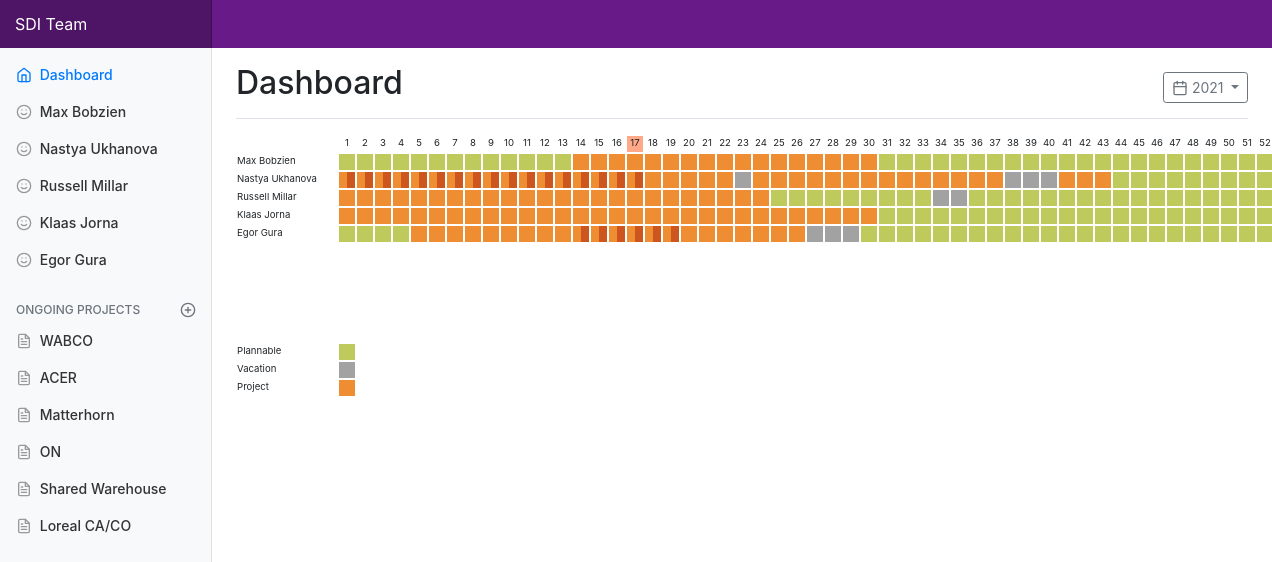
The page / on the database its author committed.
### tables this page shows
CREATE TABLE "projects" (
	"id"	INTEGER NOT NULL UNIQUE,
	"title"	TEXT NOT NULL,
	"country"	TEXT NOT NULL,
	"start"	TEXT NOT NULL,
	"end"	TEXT NOT NULL,
	PRIMARY KEY("id" AUTOINCREMENT)
);

### server.py (the view)
@app.route("/")
def home():
    thisweek = dt.datetime.now().isocalendar()[1]
    db = TeamDB(dbtype=SQLITE, dbname='team.sqlite')
    query = """select tm.id, tm.name || ' ' || tm.last_name name
                from team_members tm"""
    dataset = db.return_rows(query)
    guys = [{"id": n[0], "name": n[1], "plan": {}} for n in dataset]
    for guy in guys:
        query = f"select 'Vacation', v.start, v.end, v.id " \
                f"from vacations v " \
                f"where v.team_member = {guy['id']} " \
                f"UNION " \
                f"select p.title, a.start, a.end, p.id " \
                f"from assignments a " \
                f"left join projects p on p.id = a.project " \
                f"where a.team_member = {guy['id']} "
        plans = create_plans(db.return_rows(query))
        guy["plan"] = plans
    query = """SELECT * from projects"""
    projects = db.return_rows(query)
    return render_template("index.html", guys=guys, thisweek=thisweek, projects=projects)

### dbmanager.py (called while the page is built)
    def return_rows(self, query=''):
        rows = []
        if query == '':
            return 'Nothing happened'
        with self.db_engine.connect() as connection:
            try:
                result = connection.execute(query)
            except Exception as e:
                return e
            else:
                for row in result:
                    rows.append(row)
                result.close()
                return rows

### server.py (called while the page is built)
def create_plans(plans):
    plns = {}
    for plan in plans:
        if plan[0] == 'Vacation':
            val = {"type": "V", "id": plan[3]}
        else:
            val = {"type": "P", "project": plan[0], "id": plan[3]}
        begin = dt.datetime.fromisoformat(plan[1]).isocalendar()[1]
        end = dt.datetime.fromisoformat(plan[2]).isocalendar()[1]
        if begin == 53 and begin > end:
            begin = 1
        for w in range(begin, end + 1):
            if w in plns:  # adding another plan for the same week
                plns[w].append(val)
            else:
                plns[w] = [val]
    return plns

### templates/index.html (shortened to what this page needs)
<!doctype html>
<html lang="en">
  <head>
    <link rel="stylesheet" href="https://maxcdn.bootstrapcdn.com/bootstrap/4.0.0/css/bootstrap.min.css">
    <link href="{{url_for('.static',filename='css/style.css')}}" rel="stylesheet">
  </head>
  <body>
    <nav class="navbar navbar-dark sticky-top flex-md-nowrap p-0">
      <a class="navbar-brand col-sm-3 col-md-2 mr-0" href="#">SDI Team</a>
    </nav>
    <div class="container-fluid">
      <div class="row">
        <nav class="col-md-2 d-none d-md-block bg-light sidebar">
          <div class="sidebar-sticky">
            <ul class="nav flex-column">
              <li class="nav-item">
                <a class="nav-link active" href="{{url_for('home')}}">
                  <span data-feather="home"></span>
                  Dashboard <span class="sr-only">(current)</span>
                </a>
              </li>
                {% for guy in guys %}
              <li class="nav-item">
                <a class="nav-link" href="" data-toggle="modal" data-target="#personalCard" data-id="{{guy.id}}" data-person="{{guy.name}}">
                  <span data-feather="smile"></span>
                    {{guy.name}}
                </a>
              </li>
                {% endfor %}
            </ul>
              <h6 class="sidebar-heading d-flex justify-content-between align-items-center px-3 mt-4 mb-1 text-muted">
              <span>Ongoing projects</span>
              <a class="d-flex align-items-center text-muted" href="#">
                <span data-feather="plus-circle"></span>
              </a>
            </h6>
            <ul class="nav flex-column mb-2">
                {% for project in projects %}
              <li class="nav-item">
                <a class="nav-link" href="#">
                  <span data-feather="file-text"></span>
                    {{project.title}}
                </a>
              </li>
                {% endfor %}
            </ul>
          </div>
        </nav>
        <main role="main" class="col-md-9 ml-sm-auto col-lg-10 pt-3 px-4">
          <div class="d-flex justify-content-between flex-wrap flex-md-nowrap align-items-center pb-2 mb-3 border-bottom">
            <h1 class="h2">Dashboard</h1>
            <div class="btn-toolbar mb-2 mb-md-0">
              <button class="btn btn-sm btn-outline-secondary dropdown-toggle">
                <span data-feather="calendar"></span>
                2021
              </button>
            </div>
          </div>
            <table class="weeks">
                <tr>
                    <td></td>
                    {% for i in range(1, 53) %}
                    <td>
                        <div class="weekcell {% if loop.index == thisweek %}todaycell{% endif %}">
                            {{loop.index}}
                        </div>
                    </td>
                    {% endfor %}
                </tr>
                {% for guy in guys %}
                <tr>
                    <td>
                        <div class="namecell">{{guy.name}}</div>
                    </td>
                    {% for i in range(1, 53) %}
                    <td>
                        {% if loop.index in guy.plan %}
                            {% if guy.plan[loop.index][0].type == "V" %}
                            <div class="vacationcell" data-week={{loop.index}}
                                 data-guy="{{guy.id}}" data-project="{{guy.plan[loop.index][0].id}}"></div>
                            {% elif guy.plan[loop.index]|length() == 1 %}
                            <div class="projectcell" data-toggle="tooltip" data-placement="bottom"
                                 title="{{guy.plan[loop.index][0].project}}" data-week={{loop.index}}
                                 data-guy="{{guy.id}}" data-project="{{guy.plan[loop.index][0].id}}"></div>
                            {% elif guy.plan[loop.index]|length() > 1 %}
                            <div class="dbl-projectcell-left" data-toggle="tooltip" data-placement="bottom"
                                 title="{{guy.plan[loop.index][0].project}}" data-week={{loop.index}}
                                 data-guy="{{guy.id}}" data-project="{{guy.plan[loop.index][0].id}}"></div>
                            <div class="dbl-projectcell-right" data-toggle="tooltip" data-placement="bottom"
                                 title="{{guy.plan[loop.index][1].project}}" data-week={{loop.index}}
                                 data-guy="{{guy.id}}" data-project="{{guy.plan[loop.index][1].id}}"></div>
                        {% endif %}
                        {% else %}
                        <div class="emptycell" data-week={{loop.index}} data-guy="{{guy.id}}"></div>
                        {% endif %}
                    </td>
                    {% endfor %}
                </tr>
                {% endfor %}
            </table>
            <table class="legend">
                <tr>
                    <td><div class="namecell">Plannable</div></td>
                    <td><div class="emptycell"></div></td>
                </tr>
                <tr>
                    <td><div class="namecell">Vacation</div></td>
                    <td><div class="vacationcell"></div></td>
                </tr>
                <tr>
                    <td><div class="namecell">Project</div></td>
                    <td><div class="projectcell"></div></td>
                </tr>
            </table>
        </main>
      </div>
    </div>
  </body>
</html>

### static/css/style.css (style rules this page uses)
body { font-size: .875rem; }
.feather { width: 16px; height: 16px; vertical-align: text-bottom; }
.sidebar { position: fixed; top: 0; bottom: 0; left: 0; z-index: 100; padding: 0; box-shadow: inset -1px 0 0 rgba(0, 0, 0, .1); }
.sidebar-sticky { position: -webkit-sticky; position: sticky; top: 48px; height: calc(100vh - 48px); padding-top: .5rem; overflow-x: hidden; overflow-y: auto; }
.sidebar .nav-link { font-weight: 500; color: #333; }
.sidebar .nav-link .feather { margin-right: 4px; color: #999; }
.sidebar .nav-link.active { color: #007bff; }
.sidebar .nav-link:hover .feather, .sidebar .nav-link.active .feather { color: inherit; }
.sidebar-heading { font-size: .75rem; text-transform: uppercase; }
.navbar-dark { background-color: #681b88!important; }
.navbar-brand { padding-top: .75rem; padding-bottom: .75rem; font-size: 1rem; background-color: rgba(0, 0, 0, .25); box-shadow: inset -1px 0 0 rgba(0, 0, 0, .25); }
.border-bottom { border-bottom: 1px solid #e5e5e5; }
.legend { margin-top: 100px; }
.weeks td { border: 0px solid #fff; }
.todaycell { background-color: #ffa988; }
.weekcell { height:16px; width:16px; font-size: .6rem; text-align: center; }
.namecell { height:16px; width:100px; font-size: .6rem; }
.emptycell { height:16px; width:16px; background-color:#beca5c; }
.vacationcell { height:16px; width:16px; background-color:#a2a2a2; }
.dbl-projectcell-left { height:16px; width:8px; background-color:#ef8d32; float:left; }
.dbl-projectcell-right { height:16px; width:8px; margin-left:8px; background-color:#cc561e; }
.projectcell { height:16px; width:16px; background-color:#ef8d32; }

### rows shown on the page
projects: title "WABCO"
projects: title "ACER"
projects: title "Matterhorn"
projects: title "ON"
projects: title "Shared Warehouse"
projects: title "Loreal CA/CO"

### other values the page prints
{{ guy.name }} "Max Bobzien" "Nastya Ukhanova" "Russell Millar" "Klaas Jorna" "Egor Gura"
